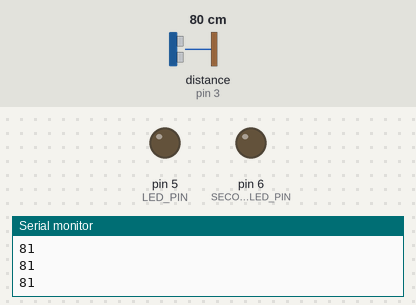
Simulated run of this sketch. Board: Arduino Uno, built with avr-gcc and run on an emulated ATmega328P. Shown: output pins drawn as LEDs (lit = HIGH), the last lines printed to the serial monitor. Dashed ring = blinking. Inputs (shaded band) come from the test bench; at power-on: distance to the obstacle (sensor on pin 3) 80 cm. The echo pulse lasts 58.3 µs per cm.

Above: at 1.3 s.
1.4 s: distance to the obstacle (sensor on pin 3) set to 21 cm
2.9 s: distance to the obstacle (sensor on pin 3) set to 18 cm
At 3.4 s:
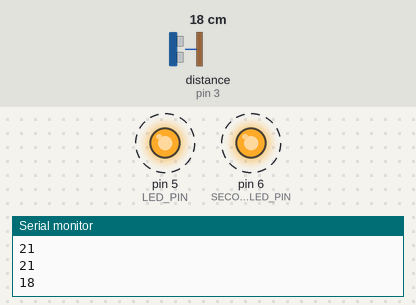
5.9 s: distance to the obstacle (sensor on pin 3) set to 6 cm
8.9 s: distance to the obstacle (sensor on pin 3) set to 3 cm
At 9.4 s:
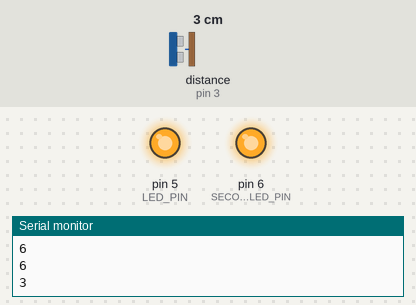
10.5 s: distance to the obstacle (sensor on pin 3) set to 9 cm
At 11.4 s:
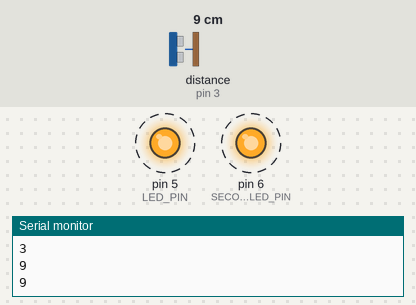
Timing chart, 0 to 14.5 s (numbered marks = the images above; inputs shaded):
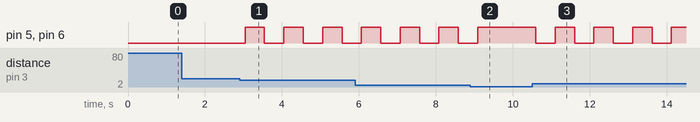

Measured:
- the behaviour switches between 20 and 19 cm on distance to the obstacle (sensor on pin 3) (found by bisection; images 0 and 1)
- the behaviour switches between 5 and 4 cm on distance to the obstacle (sensor on pin 3) (found by bisection; images 1 and 2)
- after the input at 2.9 s, pin 5 (LED_PIN), pin 6 (SECOND_LED_PIN): alternates HIGH for 0.50 s and LOW for 0.50 s, starting after 0.14 s
- after the input at 8.9 s, pin 5 (LED_PIN), pin 6 (SECOND_LED_PIN): goes on until 9.1 s, then stays HIGH
- after the input at 10.5 s, pin 5 (LED_PIN), pin 6 (SECOND_LED_PIN): alternates HIGH for 0.50 s and LOW for 0.50 s, starting after 0.10 s

The sketch:

Aircraft_Marshalling.ino
```cpp
#include <NewPing.h>
#include <LiquidCrystal.h>

// LCD pins
const int rs = 7, en = 8, d4 = 9, d5 = 10, d6 = 11, d7 = 12;

// Ultrasound sensor configuration
#define TRIGGER_PIN  2
#define ECHO_PIN     3
#define MAX_DISTANCE 200

#define FLASH_DISTANCE 20 // When the distance is less than this value the lights start flashing
#define STOP_DISTANCE  5 // When the distance is less than this value the lights stay ON and the LCD displays "STOP!"

#define LED_PIN 5
#define SECOND_LED_PIN 6

NewPing sonar(TRIGGER_PIN, ECHO_PIN, MAX_DISTANCE); // Create a sonar (ultrasound sensor) object
LiquidCrystal lcd(rs, en, d4, d5, d6, d7);  // Create an LCD object

// Functions flashes LED
void flash_LED(){
  bool state = digitalRead(LED_PIN);
  if (state == 0){
    digitalWrite(LED_PIN, 1);
    digitalWrite(SECOND_LED_PIN, 1);

  } else if (state == 1){
    digitalWrite(LED_PIN, 0);
    digitalWrite(SECOND_LED_PIN, 0);
  }

}

void aircraft_marshalling(int dist){
  if (dist == 0){
    // do nothing
  } else if (dist < STOP_DISTANCE){
    // LED is ON and the LCD displays prints 'STOP!'
    digitalWrite(LED_PIN, 1);
    digitalWrite(SECOND_LED_PIN, 1);
    lcd.print("STOP!");

  } else if (dist < FLASH_DISTANCE){
    // LED is flashing and the LCD displays the distance
    flash_LED();
    lcd.print("Distance: ");
    lcd.print(dist);

  } else {
    // LED is off and the LCD displays the distance
    digitalWrite(LED_PIN, 0);
    digitalWrite(SECOND_LED_PIN, 0);
    lcd.print("Distance: ");
    lcd.print(dist);
  }
}

void setup() {
  // set pin modes and initialize the serial monitor
  pinMode(LED_PIN, OUTPUT);
  pinMode(SECOND_LED_PIN, OUTPUT);
  Serial.begin(9600);
}

void loop() {
  lcd.clear(); // clear the screen
  int distance = sonar.ping_cm(); // get the distance
  Serial.println(distance);

  aircraft_marshalling(distance);

  delay(500); // to make sure the lights flash at a constant rate
}
```
